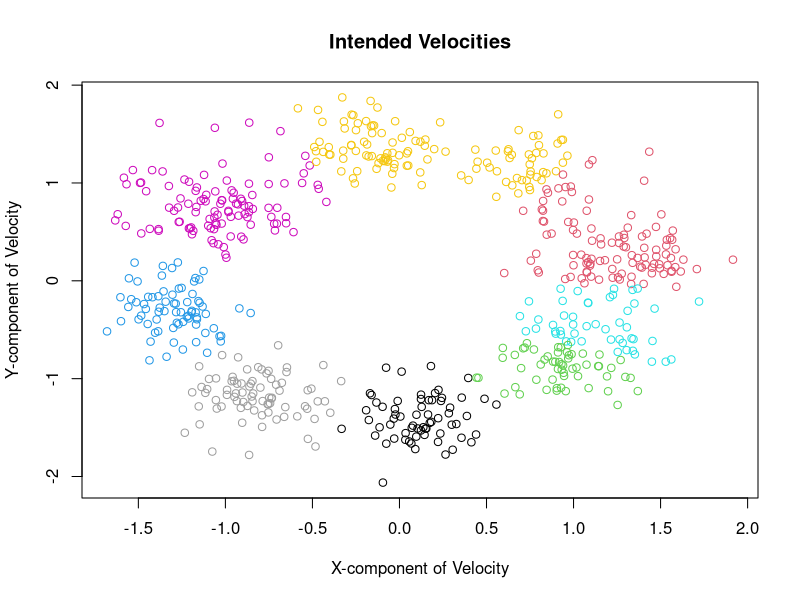

Write R code to recreate this figure.

neur <- read.csv('neur.csv')
Y<- as.matrix(neur)
fa<-factanal(Y,factors=2,scores="regression")
fs<-fa$scores
#plot(fs[,1],fs[,2],xlab="X-component of Velocity",ylab="Y-component of Velocity",main = "Intended Velocities")

#Do k means clustering on these two components. 
xcoord <- fs[,1]
ycoord <- fs[,2]

find_closest<-function(x,y,x_centers,y_centers)
{
    min = Inf
    min_pos = -1
    for (i in c(1:length(x_centers))){
        distance = (x_centers[i]-x)^2 +(y_centers[i]-y)^2
        if(distance<min){min = distance
                         min_pos = i}
    }
    return(min_pos)
}
kmeans2d<- function(n, iter, datax, datay){
    len <- length(datax)
    #This should be equal to datay
    #Generate n random (x,y) points selected from the data - initialization
    centers<- sample(c(1:len),n,replace=F)
    center_x<-c()
    center_y<-c()
    for (index in centers)
     {
        center_x<- c(center_x,datax[index])
        center_y<- c(center_y,datay[index])
    }
    #run k-means iteratively
    for(t in c(1:iter)){
        positions <- c()
        for(i in c(1:len))
        {
            positions <- c(positions,find_closest(datax[i],datay[i],center_x,center_y))
        }
        counts = rep(c(0),n)
        center_x<-rep(c(0),n)
        center_y<-rep(c(0),n)
        for(i in c(1:n))
        {
            true_vec = (positions==i)
            center_x[i]<-sum(datax[true_vec])/sum(true_vec)
            center_y[i]<-sum(datay[true_vec])/sum(true_vec)
        }
    }
    return (positions)
}
#position vector for each point , e.g [1,3,4,...], cluster 1, cluster 3, cluster 4...
pos<-kmeans2d(8,50,xcoord,ycoord)
#Plot (x,y) points, change color based on which cluster they belong to. 
plot(fs[,1],fs[,2],xlab="X-component of Velocity",ylab="Y-component of Velocity",main = "Intended Velocities",col=pos)



